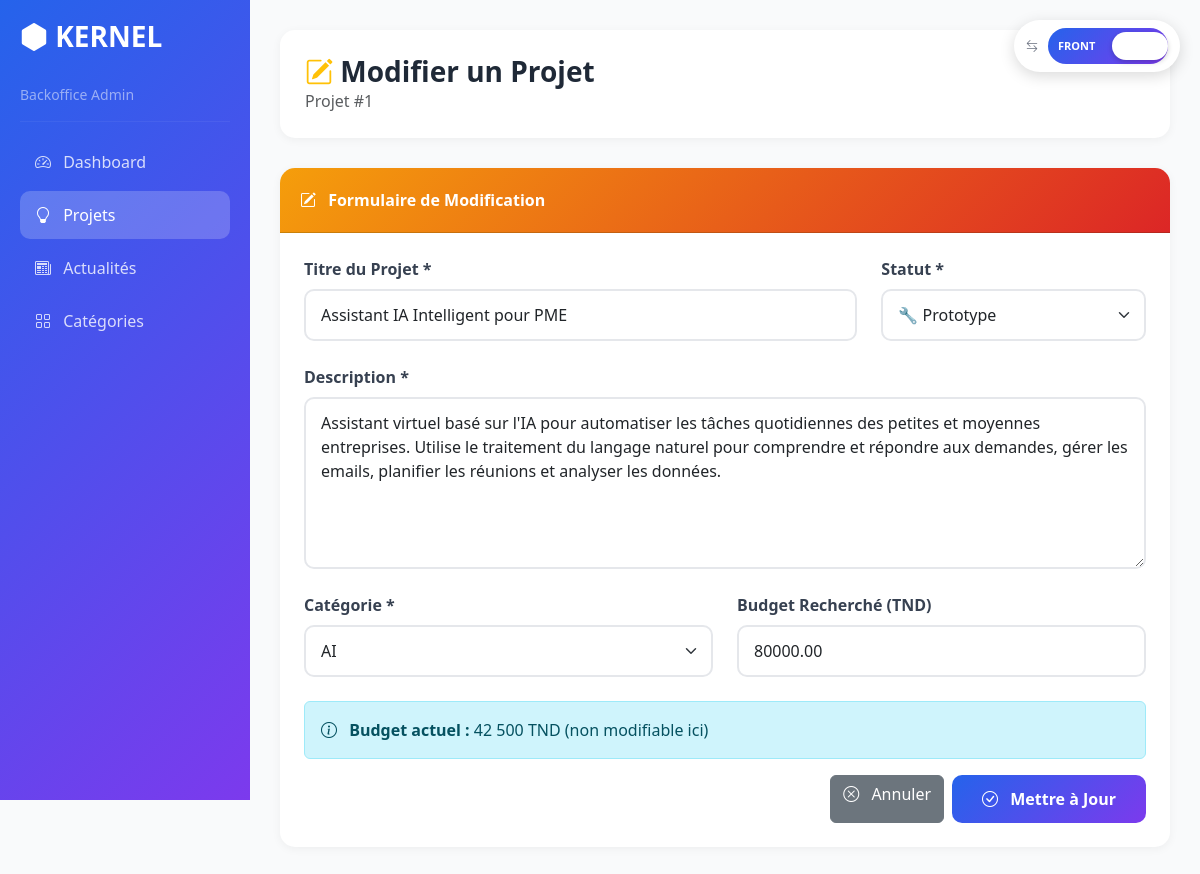
/view/BackOffice/projet/modifierProjet.php?id=1, run on the app's committed database.
### tables this page shows
CREATE TABLE `projet` (
  `id` int(11) NOT NULL,
  `titre` varchar(200) DEFAULT NULL,
  `description` text DEFAULT NULL,
  `budget_requis` decimal(10,2) DEFAULT NULL,
  `budget_actuel` decimal(10,2) DEFAULT NULL,
  `statut` enum('idee','prototype','mvp','production') DEFAULT 'idee',
  `date_creation` datetime DEFAULT NULL,
  `user_id` int(11) DEFAULT NULL
);

### controller/projetcontroller.php (called while the page is built, shortened)
<?php
class ProjetController {
    public function showProjet($id) {
        $sql = "SELECT * FROM projet WHERE id = :id";
        $db = config::getConnexion();
        $query = $db->prepare($sql);
        $query->bindValue(':id', $id);
        try {
            $query->execute();
            $projet = $query->fetch();
            return $projet;
        } catch(Exception $e) {
            die('Error: '. $e->getMessage());
        }
    }
    public function getProjetCategories($projet_id) {
        $sql = "SELECT c.* FROM categorie c
                INNER JOIN projet_categorie pc ON c.id = pc.categorie_id
                WHERE pc.projet_id = :projet_id";
        $db = config::getConnexion();
        try {
            $query = $db->prepare($sql);
            $query->bindValue(':projet_id', $projet_id);
            $query->execute();
            return $query->fetchAll();
        } catch (Exception $e) {
            die('Error:' . $e->getMessage());
        }
    }
}
?>

### controller/categoriecontroller.php (called while the page is built, shortened)
<?php
class CategorieController {
    public function listCategories() {
        $sql = "SELECT * FROM categorie ORDER BY nom ASC";
        $db = config::getConnexion();
        try {
            $list = $db->query($sql);
            return $list->fetchAll();
        } catch (Exception $e) {
            die('Error: ' . $e->getMessage());
        }
    }
}
?>

### view/BackOffice/projet/modifierProjet.php (the view, shortened to what this page needs)
<?php
include_once(__DIR__ . '/../../../controller/projetcontroller.php');
include_once(__DIR__ . '/../../../controller/categoriecontroller.php');
include_once(__DIR__ . '/../../components/office-switch.php');
$projetController = new ProjetController();
$categorieController = new CategorieController();
$projet_id = isset($_GET['id']) ? intval($_GET['id']) : 0;
$projetData = $projetController->showProjet($projet_id);
$projetCategories = $projetController->getProjetCategories($projet_id);
$selectedCategoryId = !empty($projetCategories) ? $projetCategories[0]['id'] : '';
$categories = $categorieController->listCategories();
$errors = [];
$formData = [
    'titre' => $projetData['titre'],
    'description' => $projetData['description'],
    'budget_requis' => $projetData['budget_requis'],
    'statut' => $projetData['statut'],
    'category' => $selectedCategoryId
];
?>
<!DOCTYPE html>
<html lang="fr">
<head>
    <link href="https://cdn.jsdelivr.net/npm/bootstrap@5.3.1/dist/css/bootstrap.min.css" rel="stylesheet">
    <link rel="stylesheet" href="https://cdn.jsdelivr.net/npm/bootstrap-icons@1.10.0/font/bootstrap-icons.min.css">
</head>
<body>
    <?php echo renderOfficeSwitch('back', 'projet', $projet_id); ?>
    <div class="container-fluid">
        <div class="row">
            <div class="sidebar">
                <h3><i class="bi bi-hexagon-fill"></i> KERNEL</h3>
                <p class="text-white-50 small">Backoffice Admin</p>
                <hr style="border-color: rgba(255,255,255,0.2);">
                <ul class="nav flex-column">
                    <li class="nav-item">
                        <a class="nav-link" href="../dashboard.php">
                            <i class="bi bi-speedometer2 me-2"></i> Dashboard
                        </a>
                    </li>
                    <li class="nav-item">
                        <a class="nav-link active" href="listeProjet.php">
                            <i class="bi bi-lightbulb me-2"></i> Projets
                        </a>
                    </li>
                    <li class="nav-item">
                        <a class="nav-link" href="../actualite/listeActualite.php">
                            <i class="bi bi-newspaper me-2"></i> Actualités
                        </a>
                    </li>
                    <li class="nav-item">
                        <a class="nav-link" href="../categorie/listeCategorie.php">
                            <i class="bi bi-grid me-2"></i> Catégories
                        </a>
                    </li>
                </ul>
            </div>
            <div class="main-content">
                <div class="page-header">
                    <h1><i class="bi bi-pencil-square text-warning"></i> Modifier un Projet</h1>
                    <p class="text-muted mb-0">Projet #<?php echo $projet_id; ?></p>
                </div>
                <div class="card">
                    <div class="card-header">
                        <i class="bi bi-pencil-square me-2"></i> Formulaire de Modification
                    </div>
                    <div class="card-body p-4">
                        <form method="POST" action="">
                            <div class="row">
                                <div class="col-md-8 mb-4">
                                    <label class="form-label">
                                        Titre du Projet <span class="">*</span>
                                    </label>
                                    <input type="text"
                                           name="titre"
                                           class="form-control <?php echo isset($errors['titre']) ? 'is-invalid' : ''; ?>"
                                           value="<?php echo htmlspecialchars($formData['titre']); ?>"
                                           >
                                </div>
                                <div class="col-md-4 mb-4">
                                    <label class="form-label">
                                        Statut <span class="">*</span>
                                    </label>
                                    <select name="statut"
                                            class="form-select <?php echo isset($errors['statut']) ? 'is-invalid' : ''; ?>"
                                            >
                                        <option value="prototype" <?php echo ($formData['statut'] == 'prototype') ? 'selected' : ''; ?>>🔧 Prototype</option>
                                    </select>
                                </div>
                            </div>
                            <div class="mb-4">
                                <label class="form-label">
                                    Description <span class="">*</span>
                                </label>
                                <textarea name="description"
                                          class="form-control <?php echo isset($errors['description']) ? 'is-invalid' : ''; ?>"
                                          rows="6"
                                          ><?php echo htmlspecialchars($formData['description']); ?></textarea>
                            </div>
                            <div class="row">
                                <div class="col-md-6 mb-4">
                                    <label class="form-label">
                                        Catégorie <span class="">*</span>
                                    </label>
                                    <select name="category"
                                            class="form-select <?php echo isset($errors['category']) ? 'is-invalid' : ''; ?>"
                                            >
                                        <?php foreach ($categories as $cat): ?>
                                            <option value="<?php echo $cat['id']; ?>"
                                                    <?php echo ($formData['category'] == $cat['id']) ? 'selected' : ''; ?>>
                                                <?php echo htmlspecialchars($cat['nom']); ?>
                                            </option>
                                        <?php endforeach; ?>
                                    </select>
                                </div>
                                <div class="col-md-6 mb-4">
                                    <label class="form-label">
                                        Budget Recherché (TND)
                                    </label>
                                    <input type="number"
                                           name="budget_requis"
                                           class="form-control <?php echo isset($errors['budget_requis']) ? 'is-invalid' : ''; ?>"
                                           value="<?php echo htmlspecialchars($formData['budget_requis']); ?>">
                                </div>
                            </div>
                            <div class="alert alert-info">
                                <i class="bi bi-info-circle me-2"></i>
                                <strong>Budget actuel :</strong> <?php echo number_format($projetData['budget_actuel'], 0, ',', ' '); ?> TND
                                (non modifiable ici)
                            </div>
                            <div class="d-flex gap-2 justify-content-end">
                                <a href="listeProjet.php" class="btn btn-secondary">
                                    <i class="bi bi-x-circle me-2"></i> Annuler
                                </a>
                                <button type="submit" class="btn btn-primary">
                                    <i class="bi bi-check-circle me-2"></i> Mettre à Jour
                                </button>
                            </div>
                        </form>
                    </div>
                </div>
            </div>
        </div>
    </div>
</body>
</html>

### view/BackOffice/projet/modifierProjet.php (style rules this page uses)
:root { --primary: #2563EB; --secondary: #7C3AED; --accent: #F59E0B; }
body { background: #F9FAFB; overflow-x: hidden; }
.sidebar { background: linear-gradient(135deg, var(--primary), var(--secondary)); min-height: 100vh; color: white; position: fixed; width: 250px; padding: 20px; left: 0; top: 0; z-index: 1000; }
.sidebar h3 { font-weight: 700; margin-bottom: 30px; }
.sidebar .nav-link { color: rgba(255,255,255,0.8); padding: 12px 15px; border-radius: 10px; margin-bottom: 5px; transition: all 0.3s; }
.sidebar .nav-link:hover, .sidebar .nav-link.active { background: rgba(255,255,255,0.2); color: white; }
.main-content { margin-left: 250px; padding: 30px; min-height: 100vh; width: calc(100% - 250px); overflow-x: hidden; }
.page-header { background: white; padding: 25px; border-radius: 15px; box-shadow: 0 2px 10px rgba(0,0,0,0.05); margin-bottom: 30px; }
.page-header h1 { font-size: 28px; font-weight: 700; color: #1F2937; margin: 0; }
.card { border: none; border-radius: 15px; box-shadow: 0 2px 10px rgba(0,0,0,0.05); }
.card-header { background: linear-gradient(135deg, var(--accent), #DC2626); color: white; border-radius: 15px 15px 0 0 !important; padding: 20px; font-weight: 600; }
.form-label { font-weight: 600; color: #374151; margin-bottom: 8px; }
.form-control, .form-select { border: 2px solid #E5E7EB; border-radius: 10px; padding: 12px 15px; transition: all 0.3s; }
.btn-primary { background: linear-gradient(135deg, var(--primary), var(--secondary)); border: none; padding: 12px 30px; border-radius: 10px; font-weight: 600; }

### data on the page
projet: titre "Assistant IA Intelligent pour PME", statut "🔧 Prototype", description "Assistant virtuel basé sur l'IA pour automatiser les tâches quotidiennes des petites et moyennes entreprises. Utilise le traitement du langage naturel pour comprendre et répondre aux demandes, gérer les emails, planifier les réunions et analyser les données.", budget_requis "80000.00", budget_actuel "42 500"

### other printed values
$projet_id "1"
form field category "AI"
